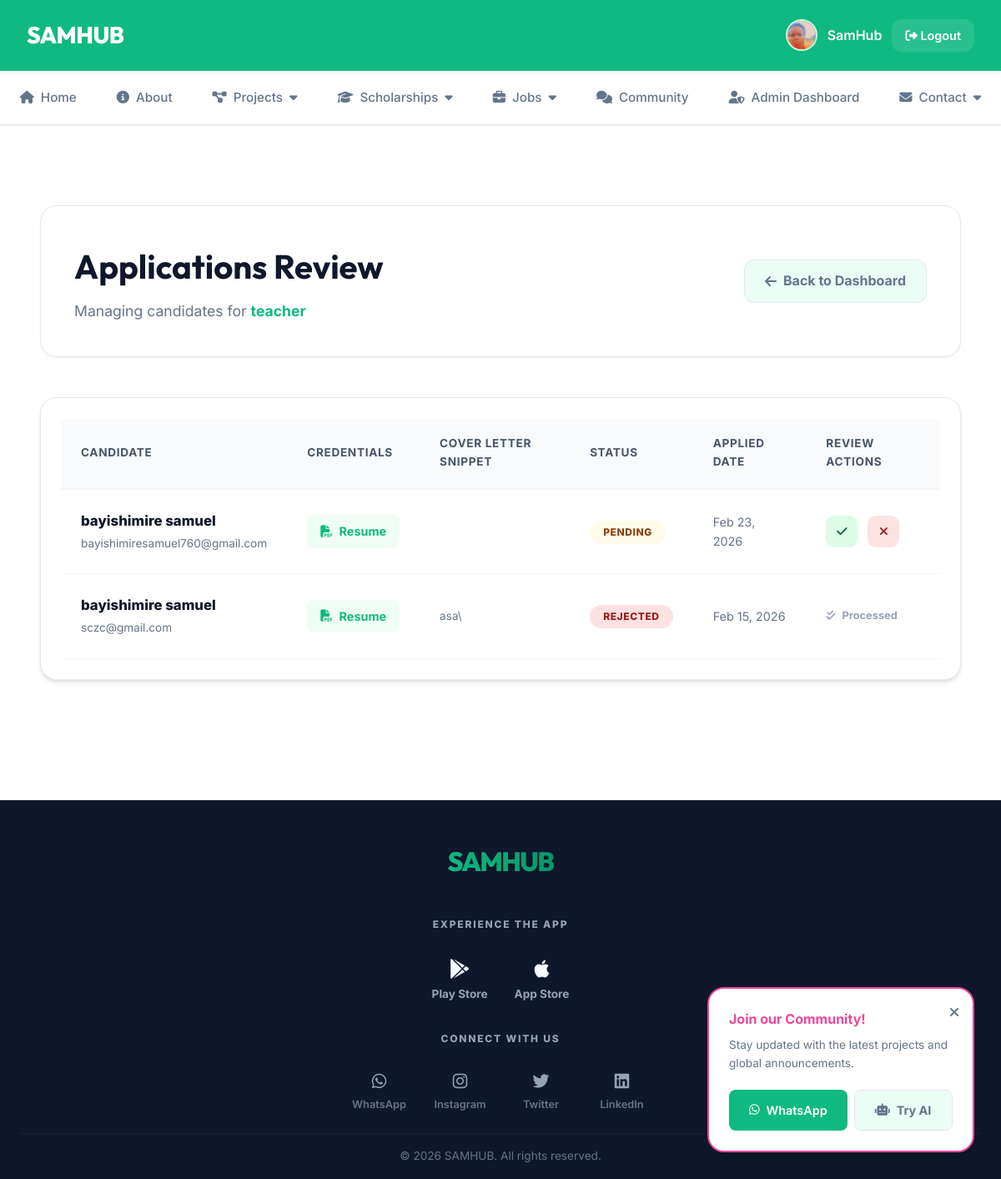
The app's page /jobs/2/applications/ (signed in) with its own data.
### Login_System/models.py (models this page shows, shortened)
class User(AbstractUser):
    email = models.EmailField(max_length=50, unique=True)
    image = models.ImageField(upload_to='profile_pics', default='default.jpg')
    sex = models.CharField(max_length=10, blank=True, null=True)
    phone = models.CharField(max_length=50, blank=True, null=True)
    year = models.CharField(max_length=50, blank=True, null=True)
    address = models.CharField(max_length=255, blank=True, null=True)
    date_of_birth = models.DateField(blank=True, null=True)
    qualification = models.CharField(max_length=50, blank=True, null=True)
    experience = models.CharField(max_length=50, blank=True, null=True)
    User_type = (
        ('Admin', 'Admin'),
        ('User', 'User'),
        ('Student', 'Student'),
    )
    user_type = models.CharField(max_length=50, choices=User_type, default='User')
    is_approved = models.BooleanField(default=False)
    is_disabled = models.BooleanField(default=False)
    first_login = models.BooleanField(default=True)
    created_at = models.DateTimeField(auto_now_add=True)
    updated_at = models.DateTimeField(auto_now=True)

### Job_Opportunity/models.py (models this page shows, shortened)
class Job(models.Model):
    title = models.CharField(max_length=200)
    company = models.CharField(max_length=150)
    location = models.CharField(max_length=150)
    description = models.TextField()
    requirements = models.TextField()
    posted_at = models.DateTimeField(default=timezone.now)
    deadline = models.DateTimeField(null=True, blank=True)
    require_cover_letter = models.BooleanField(default=False)
    require_resume = models.BooleanField(default=True)
    image = models.ImageField(upload_to='job_images/', blank=True, null=True)
    posted_by = models.ForeignKey(
        settings.AUTH_USER_MODEL, on_delete=models.CASCADE, related_name='posted_jobs'
    )
    support_document = models.FileField(upload_to='job_docs/', blank=True, null=True)
    EXPERIENCE_CHOICES = [
        ('YES', 'Experience Required'),
        ('NO', 'No Experience Required'),
    ]
    experience_required = models.CharField(max_length=3, choices=EXPERIENCE_CHOICES, default='NO')

class JobApplication(models.Model):
    STATUS_CHOICES = [
        ('PENDING', 'Pending'),
        ('ACCEPTED', 'Accepted'),
        ('REJECTED', 'Rejected'),
    ]
    job = models.ForeignKey(Job, on_delete=models.CASCADE, related_name='applications')
    applicant = models.ForeignKey(
        settings.AUTH_USER_MODEL, on_delete=models.CASCADE, related_name='applications'
    )
    full_name = models.CharField(max_length=150)
    email = models.EmailField()
    resume = models.FileField(upload_to='resumes/')
    cover_letter = models.TextField(blank=True)
    submitted_at = models.DateTimeField(auto_now_add=True)
    status = models.CharField(max_length=10, choices=STATUS_CHOICES, default='PENDING')

### Job_Opportunity/views.py (the view)
# urls.py: path('jobs/<int:job_id>/applications/', views.view_applications, name='view_applications'),
@login_required
@user_passes_test(is_admin)
def view_applications(request, job_id):
    job = get_object_or_404(Job, id=job_id)
    applications = job.applications.all().order_by('-submitted_at')
    return render(request, 'Job_Opportunity/view_applications.html', {
        'job': job,
        'applications': applications
    })

### Job_Opportunity/views.py (called while the page is built)
def is_admin(user):
    return user.user_type == 'Admin' and user.is_approved or user.is_superuser

### templates/Job_Opportunity/view_applications.html (shortened to what this page needs)
{% extends "Login_System/base.html" %}
{% load static %}
{% block content %}
<div class="admin-container">
    <div class="page-header">
        <div>
            <h1>Applications Review</h1>
            <p style="color: var(--text-muted); font-size: 1.1rem; margin-top: 0.5rem;">Managing candidates for <span
                    style="color: var(--primary); font-weight: 700;">{{ job.title }}</span></p>
        </div>
        <a href="{% url 'admin_job_dashboard' %}" class="btn-ghost">
            <i class="fas fa-arrow-left"></i> Back to Dashboard
        </a>
    </div>
    <div class="card">
        {% if applications %}
        <div style="overflow-x: auto;">
            <table class="apps-table">
                <thead>
                    <tr>
                        <th>Candidate</th>
                        <th>Credentials</th>
                        <th>Cover Letter Snippet</th>
                        <th>Status</th>
                        <th>Applied Date</th>
                        <th>Review Actions</th>
                    </tr>
                </thead>
                <tbody>
                    {% for app in applications %}
                    <tr>
                        <td>
                            <span class="applicant-name">{{ app.full_name }}</span>
                            <span class="applicant-email">{{ app.email }}</span>
                        </td>
                        <td>
                            <a href="{{ app.resume.url }}" target="_blank" class="resume-link">
                                <i class="fas fa-file-pdf"></i> Resume
                            </a>
                        </td>
                        <td>
                            <div style="max-width: 280px; font-size: 0.85rem; color: #64748b; line-height: 1.4;">
                                {{ app.cover_letter|truncatechars:100 }}
                            </div>
                        </td>
                        <td>
                            <span class="status-badge status-{{ app.status|lower }}">
                                {{ app.status }}
                            </span>
                        </td>
                        <td style="color: #64748b; font-size: 0.9rem;">
                            {{ app.submitted_at|date:"M d, Y" }}
                        </td>
                        <td>
                            <div class="action-btns">
                                {% if app.status == 'PENDING' %}
                                <a href="{% url 'accept_application' app.id %}" class="btn-action btn-accept"
                                    title="Accept Candidate">
                                    <i class="fas fa-check"></i>
                                </a>
                                <a href="{% url 'reject_application' app.id %}" class="btn-action btn-reject"
                                    title="Reject Candidate">
                                    <i class="fas fa-times"></i>
                                </a>
                                {% else %}
                                <div
                                    style="display: flex; align-items: center; gap: 0.5rem; color: #94a3b8; font-size: 0.8rem; font-weight: 700;">
                                    <i class="fas fa-check-double"></i> Processed
                                </div>
                                {% endif %}
                            </div>
                        </td>
                    </tr>
                    {% endfor %}
                </tbody>
            </table>
        </div>
        {% endif %}
    </div>
</div>
{% endblock %}

### templates/Login_System/base.html (shortened to what this page needs)
{% load static %}
<!DOCTYPE html>
<html lang="en">
<head>
    <link rel="stylesheet" href="https://cdnjs.cloudflare.com/ajax/libs/font-awesome/6.5.0/css/all.min.css">
    <link rel="stylesheet" href="{% static 'css/style.css' %}">
</head>
<body>
    <header>
        <h1>SAMHUB</h1>
        <div class="user-actions">
            {% if user.is_authenticated %}
            <div class="user-profile">
                <img src="{{ user.image.url }}" alt="{{ user.username }}">
                <span style="font-weight: 600;">{{ user.username }}</span>
                <a href="{% url 'logout' %}"><i class="fas fa-sign-out-alt"></i> Logout</a>
            </div>
            {% else %}
            <div class="user-profile">
                <a href="{% url 'Login' %}">Login</a>
                <a href="{% url 'register' %}" class="btn btn-primary"
                    style="color: white; padding: 0.5rem 1.25rem;">Register</a>
            </div>
            {% endif %}
        </div>
    </header>
    <nav>
        <a href="{% url 'home' %}" class="{% if request.resolver_match.url_name == 'home' %}active{% endif %}">
            <i class="fas fa-home"></i> Home
        </a>
        <a href="{% url 'about' %}" class="{% if request.resolver_match.url_name == 'about' %}active{% endif %}">
            <i class="fas fa-info-circle"></i> About
        </a>
        <div class="nav-item">
            <a href="#"><i class="fas fa-project-diagram"></i> Projects <i class="fas fa-caret-down"></i></a>
        </div>
        <div class="nav-item">
            <a href="#"><i class="fas fa-graduation-cap"></i> Scholarships <i class="fas fa-caret-down"></i></a>
        </div>
        <div class="nav-item">
            <a href="#"><i class="fas fa-briefcase"></i> Jobs <i class="fas fa-caret-down"></i></a>
        </div>
        <a href="{% url 'chat_room' %}"
            class="{% if request.resolver_match.url_name == 'chat_room' %}active{% endif %}">
            <i class="fas fa-comments"></i> Community
        </a>
        {% if user.is_authenticated %}
        {% if user.user_type == 'Student' %}
        <a href="{% url 'student_dashboard' %}"
            class="{% if request.resolver_match.url_name == 'student_dashboard' %}active{% endif %}">
            <i class="fas fa-user-graduate"></i> Student Dashboard
        </a>
        {% elif user.user_type == 'Admin' or user.is_superuser %}
        <a href="{% url 'dashboard_admin' %}"
            class="{% if request.resolver_match.url_name == 'dashboard_admin' %}active{% endif %}">
            <i class="fas fa-user-shield"></i> Admin Dashboard
        </a>
        {% endif %}
        {% endif %}
        <div class="nav-item contact-link">
            <a href="#"><i class="fas fa-envelope"></i> Contact <i class="fas fa-caret-down"></i></a>
        </div>
    </nav>
    {% if user.is_authenticated %}
    <div id="popup-notification" class="popup-notification">
        <h4 style="color: var(--secondary); margin-bottom: 0.5rem;">Join our Community!</h4>
        <p style="font-size: 0.85rem; color: var(--text-muted); margin-bottom: 1.25rem;">Stay updated with the latest
            projects and global announcements.</p>
        <div style="display: flex; gap: 0.5rem;">
            <a href="{% url 'chat_room' %}" target="_blank" class="btn btn-primary"
                style="flex: 1; background: var(--accent); border-radius: 0.5rem;">
                <i class="fab fa-whatsapp"></i> WhatsApp
            </a>
            <a href="{% url 'ai_chat_room' %}" class="btn btn-ghost" style="flex: 1; border-radius: 0.5rem;">
                <i class="fas fa-robot"></i> Try AI
            </a>
        </div>
        <span id="popup-close" class="popup-close"><i class="fas fa-times"></i></span>
    </div>
    {% endif %}
    <main class="page-wrapper">
        {% block content %}{% endblock %}
    </main>
    <footer class="minimal-footer">
        <div class="footer-core">
            <h2 class="footer-logo">SAMHUB</h2>
            <div class="footer-label">EXPERIENCE THE APP</div>
            <div class="footer-store-badges">
                <a href="#" class="store-item">
                    <i class="fab fa-google-play"></i>
                    <span>Play Store</span>
                </a>
                <a href="#" class="store-item">
                    <i class="fab fa-apple"></i>
                    <span>App Store</span>
                </a>
            </div>
            <div class="footer-label">CONNECT WITH US</div>
            <div class="social-grid">
                <a href="#" class="social-item">
                    <i class="fab fa-whatsapp"></i>
                    <span>WhatsApp</span>
                </a>
                <a href="#" class="social-item">
                    <i class="fab fa-instagram"></i>
                    <span>Instagram</span>
                </a>
                <a href="#" class="social-item">
                    <i class="fab fa-twitter"></i>
                    <span>Twitter</span>
                </a>
                <a href="#" class="social-item">
                    <i class="fab fa-linkedin"></i>
                    <span>LinkedIn</span>
                </a>
            </div>
        </div>
        <div class="footer-bottom-text">
            <p>&copy; 2026 SAMHUB. All rights reserved.</p>
        </div>
    </footer>
</body>
</html>

### templates/Job_Opportunity/view_applications.html (style rules this page uses)
.admin-container { padding: 4rem 2rem; max-width: 1400px; margin: 0 auto; }
.page-header { display: flex; justify-content: space-between; align-items: center; margin-bottom: 3rem; background: white; padding: 2.5rem; border-radius: var(--radius-lg); box-shadow: var(--shadow-sm); border: 1px solid var(--border); }
.page-header h1 { font-family: 'Outfit'; font-size: 2.5rem; color: var(--text-main); margin: 0; }
.btn-ghost { display: inline-flex; align-items: center; gap: 0.5rem; padding: 0.75rem 1.5rem; color: var(--text-muted); text-decoration: none; font-weight: 700; border-radius: 12px; transition: all 0.2s; border: 1px solid var(--border); }
.card { background: white; border-radius: var(--radius-lg); box-shadow: var(--shadow-md); border: 1px solid var(--border); overflow: hidden; }
.apps-table { width: 100%; border-collapse: collapse; text-align: left; }
.apps-table th { background: #f8fafc; padding: 1.25rem 1.5rem; font-weight: 700; color: #475569; font-size: 0.85rem; text-transform: uppercase; letter-spacing: 0.05em; border-bottom: 2px solid #f1f5f9; }
.apps-table td { padding: 1.5rem; border-bottom: 1px solid #f1f5f9; vertical-align: middle; }
.applicant-name { font-weight: 800; color: var(--text-main); display: block; font-size: 1.05rem; }
.applicant-email { font-size: 0.85rem; color: var(--text-muted); }
.status-badge { padding: 0.4rem 1rem; border-radius: 20px; font-size: 0.75rem; font-weight: 800; text-transform: uppercase; letter-spacing: 0.05em; }
.status-pending { background: #fffbeb; color: #92400e; }
.status-rejected { background: #fee2e2; color: #991b1b; }
.action-btns { display: flex; gap: 0.75rem; }
.btn-action { width: 38px; height: 38px; border-radius: 10px; display: flex; align-items: center; justify-content: center; text-decoration: none; transition: all 0.2s; font-size: 0.9rem; }
.btn-accept { background: #dcfce7; color: #166534; }
.btn-reject { background: #fee2e2; color: #991b1b; }
.resume-link { color: var(--primary); font-weight: 700; text-decoration: none; display: inline-flex; align-items: center; gap: 0.5rem; padding: 0.5rem 1rem; background: #f0fdf4; border-radius: 8px; font-size: 0.9rem; transition: all 0.2s; }

### records on screen
User: image (picture), username "SamHub"
Job: title "teacher"
JobApplication: full_name "bayishimire samuel", email "bayishimiresamuel760@gmail.com", status "PENDING", submitted_at "Feb 23, 2026"
JobApplication: full_name "bayishimire samuel", email "sczc@gmail.com", cover_letter "asa\\", status "REJECTED", submitted_at "Feb 15, 2026", shows "Processed"
